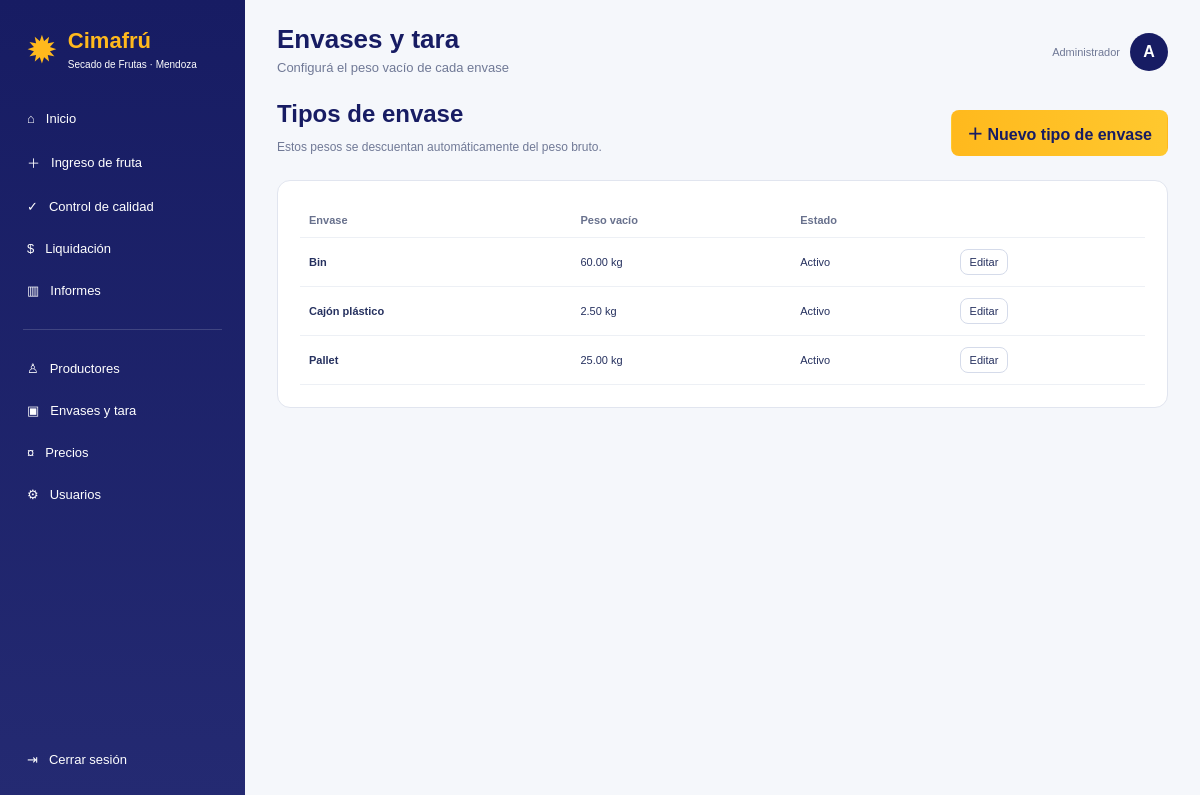
Page /envases (signed in) on the committed database.
### app.py (models this page shows)
class Usuario(UserMixin,db.Model):
    id=db.Column(db.Integer,primary_key=True); usuario=db.Column(db.String(100),unique=True,nullable=False)
    password=db.Column(db.String(200),nullable=False); nombre=db.Column(db.String(120),default='')
    rol=db.Column(db.String(30),default='general',nullable=False); activo=db.Column(db.Boolean,default=True,nullable=False)

class Envase(db.Model):
    id=db.Column(db.Integer,primary_key=True); nombre=db.Column(db.String(80),unique=True,nullable=False); peso_vacio=db.Column(db.Float,nullable=False); activo=db.Column(db.Boolean,default=True,nullable=False)

### app.py (the view)
@app.route('/envases')
@roles_requeridos('bascula','general')
def envases(): return render_template('envases.html',envases=Envase.query.order_by(Envase.nombre).all())

### app.py (called while the page is built)
@login_manager.user_loader
def cargar_usuario(uid): return db.session.get(Usuario,int(uid))

@app.template_filter('kg')
def kg(v): return f'{float(v or 0):,.2f} kg'

@app.context_processor
def globals_template(): return {'ROLES':ROLES,'FRUTAS':FRUTAS,'VARIEDADES':VARIEDADES}

def roles_requeridos(*roles):
    def deco(view):
        @wraps(view)
        def wrapped(*args,**kwargs):
            if not current_user.is_authenticated: return login_manager.unauthorized()
            if not current_user.activo: logout_user(); flash('Usuario desactivado.','error'); return redirect(url_for('login'))
            if current_user.rol not in roles and current_user.rol!='administrador': abort(403)
            return view(*args,**kwargs)
        return wrapped
    return deco

@app.before_request
def bloquear_inactivos():
    if current_user.is_authenticated and not current_user.activo and request.endpoint not in ('logout','login','static'):
        logout_user(); return redirect(url_for('login'))

### templates/envases.html
{% extends 'base.html' %}{% block title %}Envases y tara{% endblock %}{% block header %}Envases y tara{% endblock %}{% block subtitle %}Configurá el peso vacío de cada envase{% endblock %}{% block content %}<div class="page-header"><div><h2>Tipos de envase</h2><p>Estos pesos se descuentan automáticamente del peso bruto.</p></div><a class="btn-primary" href="{{url_for('nuevo_envase')}}">＋ Nuevo tipo de envase</a></div><div class="card"><table><thead><tr><th>Envase</th><th>Peso vacío</th><th>Estado</th><th></th></tr></thead><tbody>{% for e in envases %}<tr><td><b>{{e.nombre}}</b></td><td>{{e.peso_vacio|kg}}</td><td>{{'Activo' if e.activo else 'Inactivo'}}</td><td><a class="btn-small" href="{{url_for('editar_envase',id=e.id)}}">Editar</a></td></tr>{% endfor %}</tbody></table></div>{% endblock %}

### templates/base.html (shortened to what this page needs)
<!doctype html><html lang="es"><head><link rel="stylesheet" href="{{ url_for('static',filename='estilos.css') }}"></head><body>
<aside class="sidebar"><div class="brand"><div class="brand-mark">✹</div><div><strong>Cimafrú</strong><small>Secado de Frutas · Mendoza</small></div></div><nav class="nav">
<a href="{{url_for('dashboard')}}">⌂ <span>Inicio</span></a>{% if current_user.rol in ['administrador','general','bascula'] %}<a href="{{url_for('ingreso_fruta')}}">＋ <span>Ingreso de fruta</span></a>{% endif %}{% if current_user.rol in ['administrador','general','calidad'] %}<a href="{{url_for('cola_calidad')}}">✓ <span>Control de calidad</span></a>{% endif %}{% if current_user.rol in ['administrador','general','liquidaciones'] %}<a href="{{url_for('liquidaciones')}}">$ <span>Liquidación</span></a>{% endif %}<a href="{{url_for('informes')}}">▥ <span>Informes</span></a><div class="nav-separator"></div>{% if current_user.rol in ['administrador','general','bascula'] %}<a href="{{url_for('productores')}}">♙ <span>Productores</span></a><a href="{{url_for('envases')}}">▣ <span>Envases y tara</span></a>{% endif %}{% if current_user.rol in ['administrador','general','precios'] %}<a href="{{url_for('precios')}}">¤ <span>Precios</span></a>{% endif %}{% if current_user.rol=='administrador' %}<a href="{{url_for('usuarios')}}">⚙ <span>Usuarios</span></a>{% endif %}</nav><a class="logout" href="{{url_for('logout')}}">⇥ <span>Cerrar sesión</span></a></aside>
<main class="contenido"><header class="topbar"><div><h1>{% block header %}{% endblock %}</h1><p>{% block subtitle %}{% endblock %}</p></div><div class="perfil"><span class="role">{{ ROLES.get(current_user.rol,current_user.rol) }}</span><div class="avatar">{{ current_user.usuario[0]|upper }}</div></div></header>{% block content %}{% endblock %}</main></body></html>

### static/estilos.css (style rules this page uses)
:root { --navy:#171c63;--navy2:#292f7b;--yellow:#ffb91d;--bg:#f5f7fb;--text:#26315f;--muted:#707996;--line:#e1e5ef;--green:#3da45b;--red:#d95c50 }
* { box-sizing:border-box }
body { margin:0;background:var(--bg);font-family:Arial,sans-serif;color:var(--text) }
a { text-decoration:none;color:inherit }
.sidebar { position:fixed;left:0;top:0;bottom:0;width:245px;background:linear-gradient(180deg,var(--navy),#242a72);color:#fff;padding:22px 14px;display:flex;flex-direction:column;z-index:10 }
.brand { display:flex;gap:10px;align-items:center;padding:6px 12px 28px }
.brand-mark { font-size:38px;color:var(--yellow) }
.brand strong { display:block;color:var(--yellow);font-size:22px }
.brand small { font-size:10px }
.nav { display:flex;flex-direction:column;gap:5px }
.nav a,.logout { padding:11px 13px;border-radius:9px;display:flex;gap:11px;align-items:center;font-size:13px }
.nav-separator { height:1px;background:#ffffff28;margin:15px 9px }
.logout { margin-top:auto }
.contenido { margin-left:245px;padding:24px 32px;min-height:100vh }
.topbar { display:flex;justify-content:space-between;align-items:center;margin-bottom:20px }
.topbar h1 { margin:0;color:var(--navy);font-size:26px }
.topbar p { margin:5px 0;color:var(--muted);font-size:13px }
.perfil { display:flex;align-items:center;gap:10px }
.role { font-size:11px;color:var(--muted) }
.avatar { width:38px;height:38px;border-radius:50%;background:var(--navy);color:#fff;display:grid;place-items:center;font-weight:bold }
.stat,.quick,.card { background:#fff;border:1px solid var(--line);border-radius:13px }
.card { padding:22px;margin-bottom:16px }
.btn-primary,.btn-secondary,.btn-small { display:inline-flex;align-items:center;justify-content:center;padding:10px 15px;border-radius:8px;border:1px solid transparent;cursor:pointer }
.btn-primary { background:linear-gradient(90deg,var(--yellow),#ffc82e);color:var(--navy);font-weight:bold }
.btn-small { padding:6px 9px;border-color:#d5dbea;font-size:11px }
.page-header { display:flex;justify-content:space-between;align-items:center;margin-bottom:14px }
.page-header h2 { margin:0;color:var(--navy) }
.page-header p { font-size:12px;color:var(--muted) }
table { width:100%;border-collapse:collapse }
th,td { padding:11px 9px;border-bottom:1px solid #edf0f5;text-align:left;font-size:11px }
th { color:#68718d }

### rows in the picture
Usuario: get "Administrador", usuario "A"
Envase: nombre "Bin", peso_vacio|kg "60.00 kg", activo "Activo"
Envase: nombre "Cajón plástico", peso_vacio|kg "2.50 kg", activo "Activo"
Envase: nombre "Pallet", peso_vacio|kg "25.00 kg", activo "Activo"
